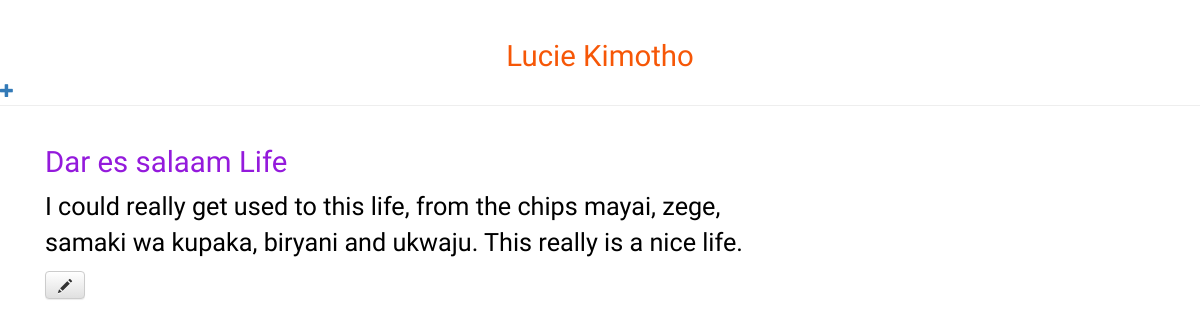
The app's page /post/3/, older data.
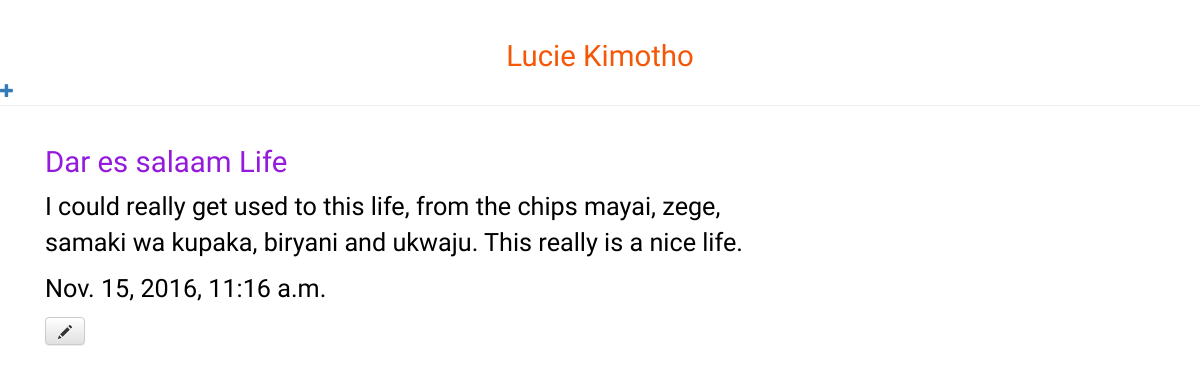
The same page, newer data.
### myblog/models.py (models this page shows, shortened)
class Post(models.Model):
    author = models.ForeignKey('auth.User')
    title = models.CharField(max_length = 200)
    text = models.TextField()
    created_date = models.DateTimeField(default = timezone.now)
    published_date = models.DateTimeField(blank=True, null=True)

### myblog/views.py (the view)
# urls.py: url(r'^post/(?P<pk>[0-9]+)/$', views.post_detail, name='post_detail'),
def post_detail(request, pk):
    post = get_object_or_404(Post, pk=pk)
    return render(request, 'myblog/post_detail.html', {'post':post})

### myblog/templates/myblog/post_detail.html
{% extends 'myblog/base.html' %}
{%	block	content	%}
<div class="post">
     <h1 class="blog-post-title">{{ post.title }}</h1>
     <p>{{ post.text | linebreaks }} </p>
     {% if post.published_date %}
        <div class="date">
        <p>  {{ post.published_date }} </p>
        </div>
     {% endif %}
     <a class="btn btn-default" href="{% url 'post_edit' pk=post.pk %}"><span class="glyphicon glyphicon-pencil"></span></a>
</div>
{%	endblock	%}

### myblog/templates/myblog/base.html (shortened to what this page needs)
{% load staticfiles %}
<html>
<head>
  <link rel="stylesheet" href="//maxcdn.bootstrapcdn.com/bootstrap/3.2.0/css/bootstrap.min.css">
  <link rel="stylesheet" href="//maxcdn.bootstrapcdn.com/bootstrap/3.2.0/css/bootstrap-theme.min.css">
  <link rel="stylesheet" href="{% static 'base.css' %}">
</head>
<body>
  <div class="page-header">
    <h1 class="blog-title"><a href="">Lucie Kimotho</a></h1>
    <a href="{% url 'post_new' %}" class="top-menu"><span class="glyphicon glyphicon-plus"></span></a>
  </div>
    <div class="content container">
      <div class="col-md-8">
        {% block content %}
        {% endblock %}
      </div>
    </div>
</body>
</html>

### myblog/static/base.css (style rules this page uses)
p { font-family: 'Rancho', cursive; color: #000; font-size: 1.8em; }
h1, h2, h3, h4, h5, h6 { font-family: 'Rancho', cursive; color: #000; font-size: 2.1em; }
.blog-title { text-align: center; font-family: 'Cookie', cursive; }
.blog-title a { color: #F65707; }
.blog-post-title { color: #941ADC; }

Row changes from the older to the newer data that the page shows:
changed Post "Dar es salaam Life": published_date (not shown) → "Nov. 15, 2016, 11:16 a.m."
